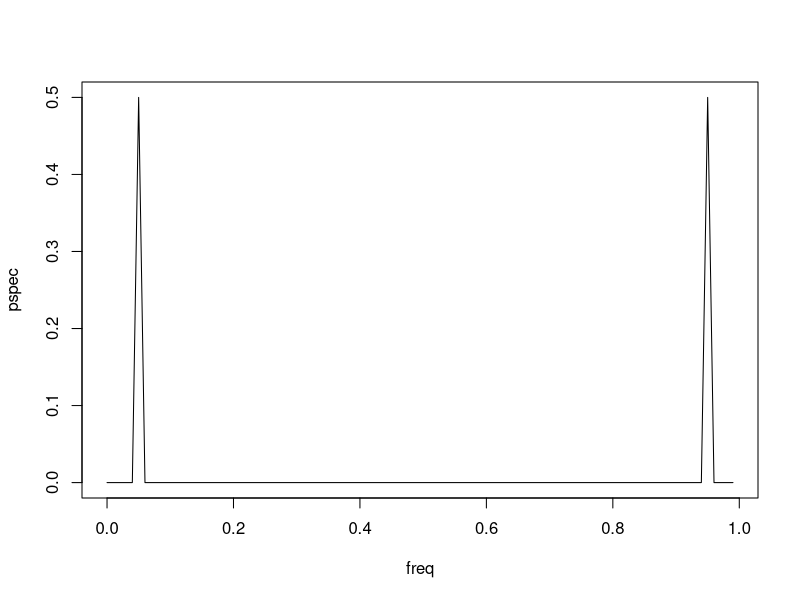
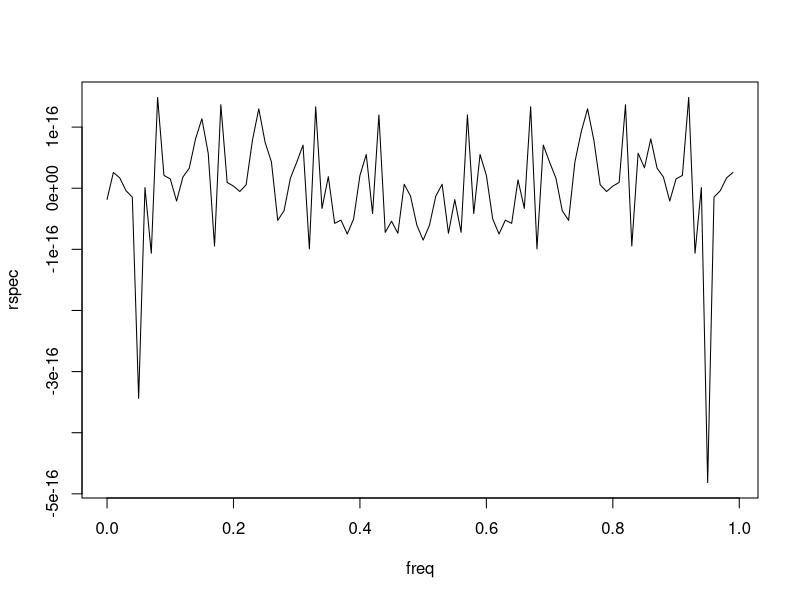
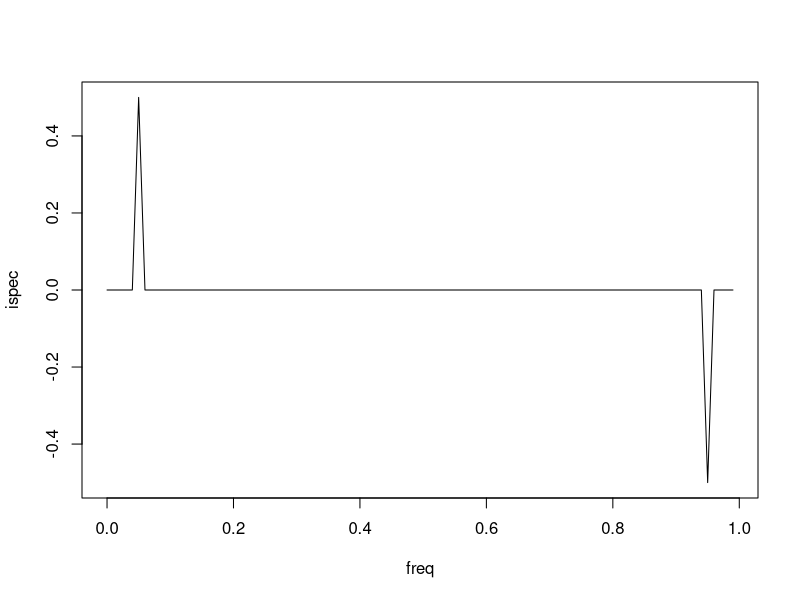
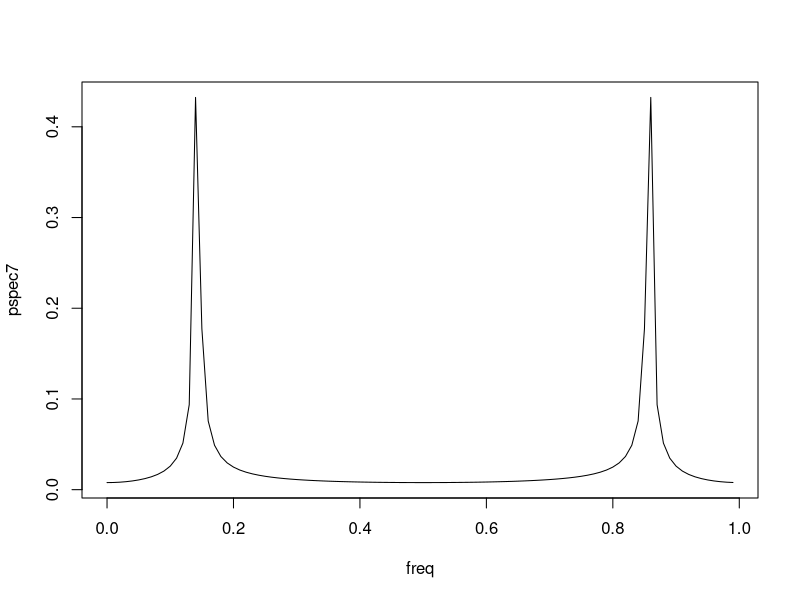
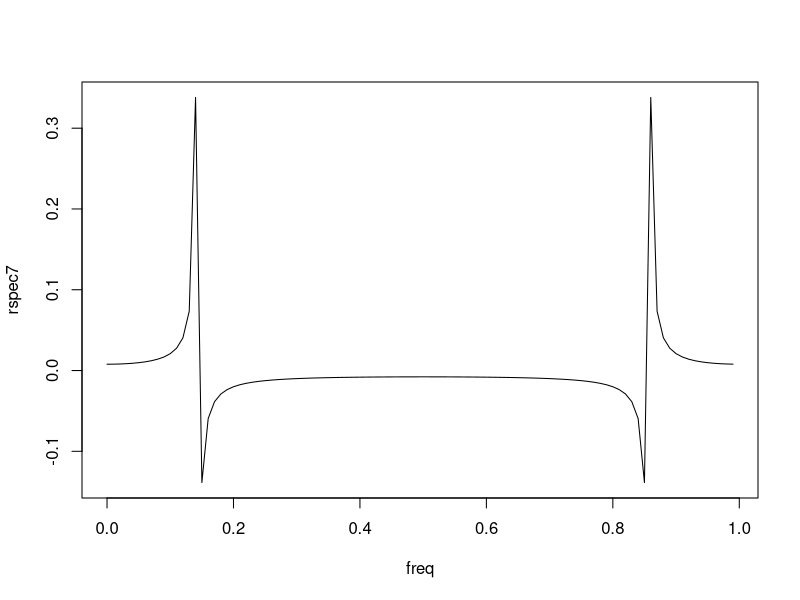
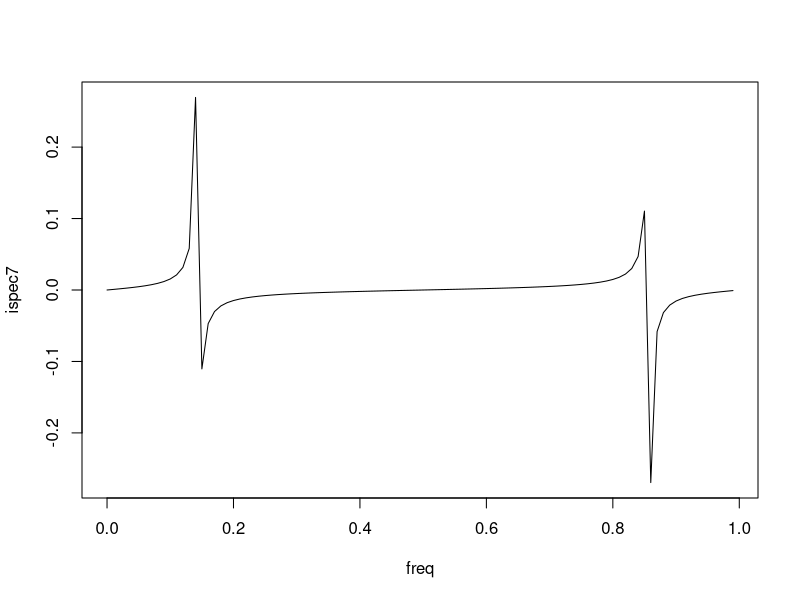
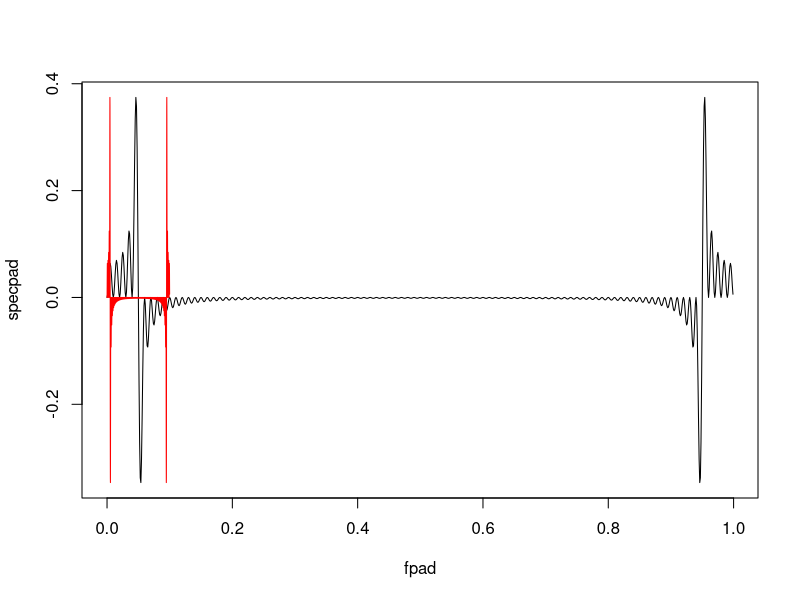
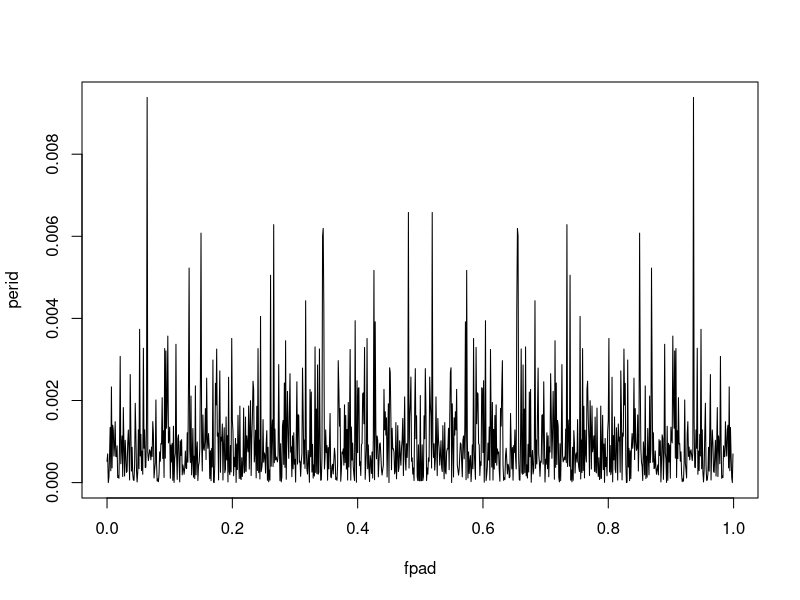

These charts were generated, in order, by the following R code:
#Question 2
#(a)
time <- 0:99
xdata <- sin(2*pi*time/20)
spec <- fft(xdata,inverse=TRUE)/length(xdata)
pspec <- abs(spec)
rspec <- Re(spec)
ispec <- Im(spec)
freq <- (0:99)/100
plot(freq,pspec,"l")
plot(freq,rspec,"l")
plot(freq,ispec,"l")


#(b)
xdata7 <- sin(2*pi*time/7)
spec7 <- fft(xdata7,inverse=TRUE)/length(xdata7)
pspec7 <- abs(spec7)
rspec7 <- Re(spec7)
ispec7 <- Im(spec7)
plot(freq,pspec7,"l")
plot(freq,rspec7,"l")
plot(freq,ispec7,"l")

#(c)
xdatapad <- sin(2*pi*time/20)
xpad<- rep(0.0,1000)
xpad[1:100] <- xdata
specpad <- fft(xpad,inverse=TRUE)/length(xdata)
fpad <- (0:999)/1000
plot(fpad,specpad,"l")
lines(fpad/10,specpad,col="red")


#Question 3
#(a)
xdata <- rnorm(1000,mean=0,sd=1)
spec <- fft(xdata,inverse=TRUE)/length(xdata)
perid <- abs(spec)^2
fpad <- (0:999)/1000
plot(fpad,perid,"l")
mean(perid)

#(b)
hist(perid,xlim=c(0.0,0.006),breaks=30)
xx <- seq(0,20,by=0.1)
yy <- dchisq(xx,df=2)
factor = 2/mean(perid)
xx <- xx/factor
yy <- yy*factor
yy <- yy*1000
yy <- yy/(30/0.006)
lines(xx,yy,col="red")

perid_sort = sort(perid)
a95 = perid_sort[950]
a99 = perid_sort[990]
a999 = perid_sort[999]
expect95 = mean(perid) * qchisq(.95,df=2)/2
expect99 = mean(perid) * qchisq(.99,df=2)/2
expect999 = mean(perid) * qchisq(.999,df=2)/2
